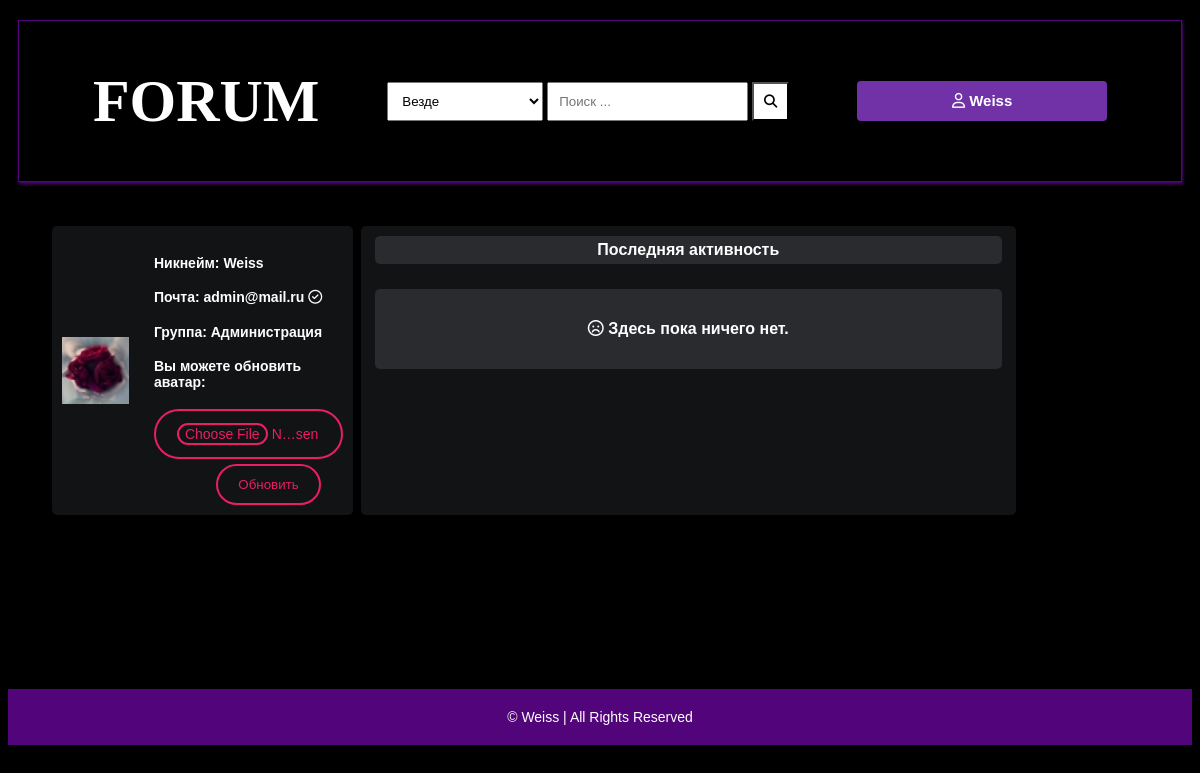
The app's page /profile/ (signed in) with its own data.
### main/models.py (models this page shows, shortened)
class Author(models.Model):
    user = models.ForeignKey(User, on_delete=models.CASCADE)
    fullname = models.CharField(max_length=40, blank=True)
    slug = models.SlugField(max_length=400, unique=True, blank=True)
    steam_uid = models.CharField(max_length=40, blank=True)
    bio = HTMLField(blank=True)
    points = models.IntegerField(default=0)
    last_seen = models.DateTimeField(default=timezone.now)
    email_is_checked = models.BooleanField(default=False)
    profile_pic = ResizedImageField(size=[50, 80], quality=100, upload_to="authors", default='default.jpg', null=True, blank=True)
    notifications = models.ManyToManyField('Notifications', blank=True)
    def save(self, *args, **kwargs):
        if not self.slug:
            self.slug = slugify(self.fullname)
        super(Author, self).save(*args, **kwargs)

### main/views.py (the view)
# urls.py: path("profile/", profile_page, name="profile_page"),
@login_required
def profile_page(request):
    posts = Post.objects.filter(approved=True)
    author = Author.objects.get(user=request.user)
    form = UpdateImageForm(request.POST or None, request.FILES)
    if "update-image" in request.POST:
        if form.is_valid():
                author.profile_pic = form.cleaned_data['profile_pic']
                author.save()
    context = {
        "author": author,
        'posts': posts,
        'form': form,
    }
    return render(request, "profile.html", context)

### register/forms.py
class UpdateImageForm(forms.ModelForm):
    class Meta:
        model = Author
        fields = ("profile_pic",)

### main/context_processors.py (called while the page is built, shortened)
def searchFunction(request):
    search_context = {}
    posts = Post.objects.all()
    return search_context

### templates/profile.html (shortened to what this page needs)
{% extends 'base.html' %}
{% load hitcount_tags %}
{% block content %}
<div class="container">
    <div class="profile-row">
        <div class="profile-column center">
            <img src="{{author.profile_pic.url}}" alt="" class="rounded-circle p-1 bg-primary" width="110"> <br />
            <div style="margin-left:25px;">
                <h4>Никнейм: {{author.fullname}}</h4>
                <h4>Почта: {{user.email}} <i class="fa-regular fa-circle-check" title="Подтверждено"></i></h4>
                {% if user.groups.count != 0 %}
                    <h4>Группа: {{user.groups.all.0}}</h4>
                {% endif %}
                <h4>Вы можете обновить аватар:</h4>
                <form method="POST" action="." enctype="multipart/form-data">
                    <div id="vxws">
                            {{form.profile_pic}}
                    </div>
                    <input style="margin-left:33%;margin-top:5px;" type="submit" name="update-image" value="Обновить">
                </form>
            </div>
        </div>
        <div class="subforum-description subforum-column">
            <div class="subforum-title center">
                <h1>Последняя активность</h1>
            </div>
            {% if posts %}
            <div class="table-head">
                <div class="status">Статус</div>
                <div class="subjects">Топики</div>
                <div class="replies">Ответы/Просмотры</div>
                <div class="last-reply">Последний ответ</div>
            </div>
            {% for post in posts %}
            <div class="table-row">
                {% if post.closed == True %}
                <div class="status"><i class="fa fa-lock"></i></div>
                {% elif post.num_comments == 0 %}
                <div class="status"><i class="fa fa-frown-o"></i></div>
                {% elif post.num_comments > 0 and post.num_comments < 2 %}
                <div class="status"><i class="fa fa-book"></i></div>
                {% elif post.num_comments >= 2 and post.num_comments < 4 %}
                <div class="status"><i class="fa fa-rocket"></i></div>
                {% elif post.num_comments >= 4 %}
                <div class="status"><i class="fa fa-fire"></i></div>
                {% endif %}
                <div class="subjects">
                    <a href="{{post.get_url}}">{{post.title}}</a>
                    <br>
                    <span>Автор: <b><a href="">{{post.user.fullname|title}}</a></b></span>
                </div>
                <div class="replies">
                    {{post.num_comments}} ответов <br> {% get_hit_count for post %} просмотров
                </div>
                {% if post.last_reply %}
                <div class="last-reply">
                    {{post.last_reply.date|date}}
                    <br>Автор: <b><a href="">{{post.last_reply.user.fullname|title}}</a></b>
                </div>
                {% else %}
                <div class="last-reply">
                    {{post.date|date}}
                    <br>Автор: <b><a href="">{{post.user.fullname|title}}</a></b>
                </div>
                {% endif %}
            </div>
            {% endfor %}
            {% else %}
            <div class="subforum-title center" style="margin-top:25px;min-height:80px;">
                <h1><i class="fa fa-frown-o"></i>&nbsp;Здесь пока ничего нет.</h1>
            </div>
            {% endif %}
        </div>
    </div>
</div>
    {% endblock content %}

### templates/base.html (shortened to what this page needs)
{% load static %}
<!DOCTYPE html>
<html lang="ru">
<head>
    <link rel="stylesheet" href="{% static 'style.css' %}">
    <link rel="stylesheet" href="https://cdnjs.cloudflare.com/ajax/libs/font-awesome/4.7.0/css/font-awesome.min.css">
    <link href="{% static 'fontawesomefree/css/fontawesome.css' %}" rel="stylesheet" type="text/css">
    <link href="{% static 'fontawesomefree/css/brands.css' %}" rel="stylesheet" type="text/css">
    <link href="{% static 'fontawesomefree/css/solid.css' %}" rel="stylesheet" type="text/css">
    <link rel="stylesheet" href="{% static 'ckeditor/ckeditor/skins/moono-dark/editor.css' %}">
</head>
<body>
    <header>
        <form action="{% url 'search_result' %}" role="form" method="GET">
            <div class="search-box">
                <div class="brand"><a class="main" style="color:white" href="{% url 'home' %}">FORUM</a></div>
                <div>
                    <select name="search-box" id="">
                        <option value="Everything">Везде</option>
                    </select>
                    <input type="text" name="q" placeholder="Поиск ...">
                    <button type="submit" name="search"><i class="fa fa-search"></i></button>
                </div>
                <ul class="navigation-auth">
                    {% if user.is_authenticated %}
                    <a id="auth-text" style="width:100%" class="main" href="{% url 'profile_page' %}"><span class="fa-regular fa-user"></span> {{author.fullname|title}}</a>
                    {% else %}
                    <a class="main" href="#url"><i class="fa-regular fa-user"></i> Профиль</a>
                    <li class="n1"><a href="{% url 'register' %}">Регистрация</a></li>
                    <li class="n2"><a href="{% url 'auth' %}">Авторизация</a></li>
                    {% endif %}
                </ul>
            </div>
        </form>
    </header>
    {% block content %}
    {% endblock content %}
    <footer>
        <span>&copy;  Weiss | All Rights Reserved</span>
    </footer>
</body>
</html>

### records on screen
Author: fullname "Weiss", profile_pic (picture)

### other values on screen
{{ user.email }} "admin@mail.ru"
{{ user.groups.all.0 }} "Администрация"
